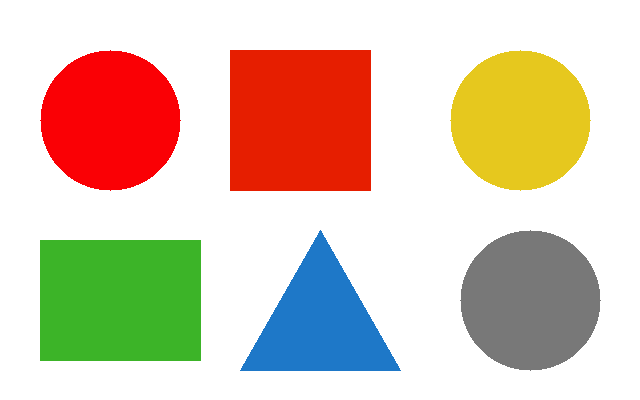
#> input picture draft/collaboration/claude_26_30/recording_candidates/26/hsv_shapes_synthetic.png, 640 x 400 px
$ python check_headless.py
#> lines starting #> are read from the running program, lines starting #| are printed output that depends on the picture; after the words box and inside, x2 and y2 are one past the last pixel; in counts of white or black regions, pixels touching at a corner belong together
### draft/collaboration/claude_26_30/recording_candidates/26/core.py
# -*- coding: utf-8 -*-
"""第 26 讲 HSV 颜色空间：录屏程序与无界面核对共用的核心代码（写法与正式脚本一致）。"""
import cv2
import numpy as np

# 26-P8：6 个滑动条（名称, 初值, 最大值）；H 最大 179，S、V 最大 255
TRACKBARS = [("H1", 0, 179), ("S1", 80, 255), ("V1", 50, 255),
             ("H2", 179, 179), ("S2", 255, 255), ("V2", 255, 255)]


def load(path):
    img = cv2.imread(path)
    if img is None:
        raise SystemExit(f"读不到图片：{path}（检查文件名和路径）")
    return img


def to_hsv(img):
    return cv2.cvtColor(img, cv2.COLOR_BGR2HSV)


def pure_colors():
    """26-P7：纯红、纯绿、纯蓝转 HSV，写法同脚本。"""
    out = []
    for name, bgr in (("red", [0, 0, 255]), ("green", [0, 255, 0]), ("blue", [255, 0, 0])):
        out.append((name, cv2.cvtColor(np.uint8([[bgr]]), cv2.COLOR_BGR2HSV)))
    return out


def range_mask(hsv, h1, s1, v1, h2, s2, v2):
    """26-P8：inRange 上下界都包含。"""
    return cv2.inRange(hsv, (h1, s1, v1), (h2, s2, v2))

### draft/collaboration/claude_26_30/recording_candidates/26/check_headless.py
# -*- coding: utf-8 -*-
"""第 26 讲无界面核对：不打开窗口，打印数值并保存结果图。
用固定坐标代替鼠标点击、用固定范围代替拖动滑动条；这只是核对逻辑，不等于录屏。
用法：python check_headless.py [--input 图片] [--outdir 输出目录]
"""
import argparse
import os
import cv2
import numpy as np
from core import load, to_hsv, pure_colors, range_mask, TRACKBARS

ap = argparse.ArgumentParser()
ap.add_argument("--input", default="hsv_shapes_synthetic.png")
ap.add_argument("--outdir", default="check_out")
args = ap.parse_args()
synthetic = os.path.basename(args.input) == "hsv_shapes_synthetic.png"
os.makedirs(args.outdir, exist_ok=True)

# P7：纯色
vals = {name: v.ravel().tolist() for name, v in pure_colors()}
for name, v in pure_colors():
    print("P7 纯色", name, v.tolist())
assert vals == {"red": [0, 255, 255], "green": [60, 255, 255], "blue": [120, 255, 255]}

img = load(args.input)
#> in load, img is the input picture: shape (400, 640, 3); mean B, G, R 179.8, 199.1, 218.3
hsv = to_hsv(img)
#> in to_hsv, `return cv2.cvtColor(img, cv2.COLOR_BGR2HSV)`: returned value: shape (400, 640, 3); mean H, S, V 21.5, 73.2, 235
# P7：模拟点击（合成图各图形中心）
points = {"红圆(H179)": (110, 120), "红方(H4)": (300, 120), "黄圆": (520, 120), "绿方": (120, 300),
          "蓝三角": (320, 330), "灰圆": (530, 300)} if synthetic else {"中心": (img.shape[1] // 2, img.shape[0] // 2)}
got = {}
for name, (x, y) in points.items():
    got[name] = hsv[y, x].tolist()
    print(f"P7 点击 {name} (x={x}, y={y}) → hsv[y, x] = {got[name]}")
#> this loop made 6 passes
#| P7 点击 红圆(H179) (x=110, y=120) → hsv[y, x] = [179, 255, 250]
#| P7 点击 红方(H4) (x=300, y=120) → hsv[y, x] = [4, 255, 230]
#| P7 点击 黄圆 (x=520, y=120) → hsv[y, x] = [25, 222, 230]
#| P7 点击 绿方 (x=120, y=300) → hsv[y, x] = [56, 198, 180]
#| P7 点击 蓝三角 (x=320, y=330) → hsv[y, x] = [104, 217, 200]
#| P7 点击 灰圆 (x=530, y=300) → hsv[y, x] = [0, 0, 120]
#> after the loop, got = {'红圆(H179)': [179, 255, 250], '红方(H4)': [4, 255, 230], '黄圆': [25, 222, 230], '绿方': [56, 198, 180], '蓝三角': [104, 217, 200], '灰圆': [0, 0, 120]}
if synthetic:
    assert got["红圆(H179)"][0] == 179 and got["红方(H4)"][0] == 4
    assert got["绿方"][0] == 56 and got["蓝三角"][0] == 104 and got["灰圆"][1] == 0

# P8：滑动条初值及两组示例范围（代替拖动）
init = [v for _, v, _ in TRACKBARS]
cases = {"trackbar_init": init, "red_high_170_179": [170, 100, 80, 179, 255, 255], "red_low_0_10": [0, 100, 80, 10, 255, 255]}
for name, r in cases.items():
    m = range_mask(hsv, *r)
    cv2.imwrite(os.path.join(args.outdir, f"26_p8_mask_{name}.png"), m)
    print(f"P8 范围 {name} {tuple(r[:3])}—{tuple(r[3:])}：白色像素 {cv2.countNonZero(m)}")
    if synthetic and name.startswith("red"):
        x, y = (110, 120) if "high" in name else (300, 120)
        assert m[y, x] == 255
#> this loop made 3 passes
#| P8 范围 trackbar_init (0, 80, 50)—(179, 255, 255)：白色像素 81529
#| P8 范围 red_high_170_179 (170, 100, 80)—(179, 255, 255)：白色像素 15373
#| P8 范围 red_low_0_10 (0, 100, 80)—(10, 255, 255)：白色像素 19881
#> pass 1, `m = range_mask(hsv, *r)`:
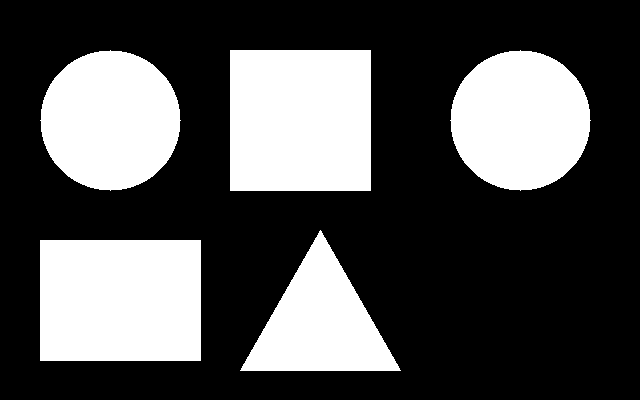
#> m: shape (400, 640); 31.8% white; 5 white regions, box (x1, y1, x2, y2) and area: (230, 50, 371, 191) 19881, (40, 240, 201, 361) 19481, (40, 50, 181, 191) 15373, (450, 50, 591, 191) 15373, (240, 230, 401, 371) 11421
#> pass 2, `m = range_mask(hsv, *r)`:
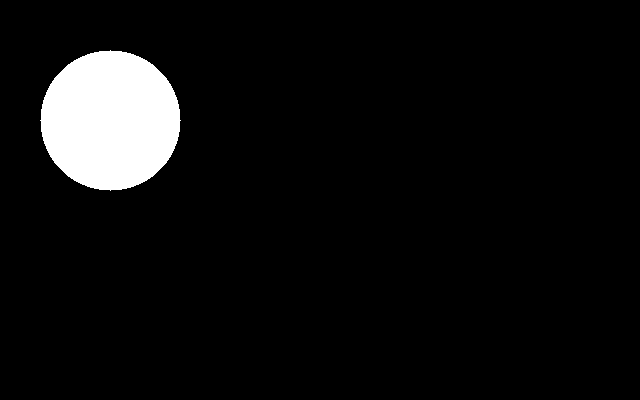
#> m: shape (400, 640); 6% white; 1 white region, box (x1, y1, x2, y2) and area: (40, 50, 181, 191) 15373
#> pass 3, `m = range_mask(hsv, *r)`:
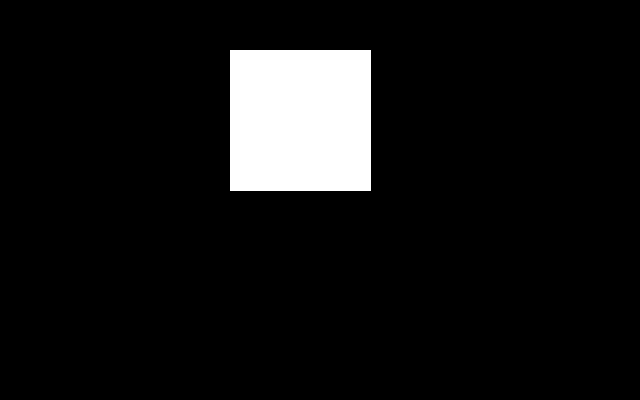
#> m: shape (400, 640); 7.8% white; 1 white region, box (x1, y1, x2, y2) and area: (230, 50, 371, 191) 19881
# inRange 上下界均包含
p = np.uint8([[[179, 100, 80]]])
assert range_mask(p, 170, 100, 80, 179, 255, 255)[0, 0] == 255
print("P8 inRange 边界：(179,100,80) 落在 (170,100,80)—(179,255,255) 内 → 255（上下界都包含）")
cv2.imwrite(os.path.join(args.outdir, "26_input.png"), img)
print("OK 26")
